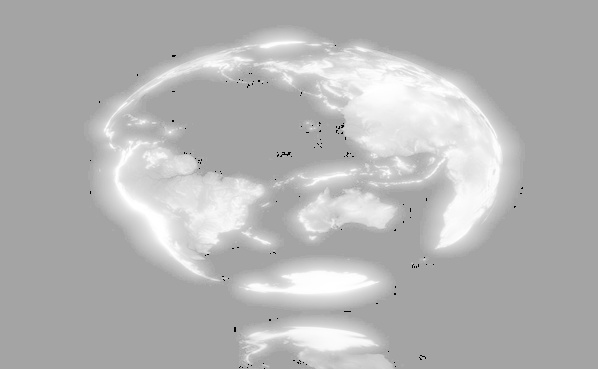
#> input picture sampleTests/Equalized_Image.jpg, 598 x 369 px
$ python -i hologram2.py   (imports and definitions only)
#> lines starting #> are read from the running program, lines starting #| are printed output that depends on the picture; after the words box and inside, x2 and y2 are one past the last pixel; in counts of white or black regions, pixels touching at a corner belong together; long printed decimals are rounded
#> further down, picture is the input picture: shape (369, 598, 3); min 0, max 255, mean 180.2
import cv2
import numpy as np
import base64

# Load the hologram image
def percentage(image):
    output_dict={}
    #image_path = "WhatsApp Image 2023-07-10 at 1.24.03 PM(2).jpeg"
    #image = cv2.imread(image_path)
    # Convert the image to grayscale
    gray = cv2.cvtColor(image, cv2.COLOR_BGR2GRAY)
    cv2.imwrite('Gray.jpg', gray)
    lower_green = (40, 50, 50)
    upper_green = (80, 255, 255)
    #cv2.imshow("gray", gray)
    # Apply image processing techniques to enhance hologram features
    # e.g., thresholding, edge detection, etc.
    _, threshold = cv2.threshold(gray, 0, 255, cv2.THRESH_BINARY + cv2.THRESH_OTSU)
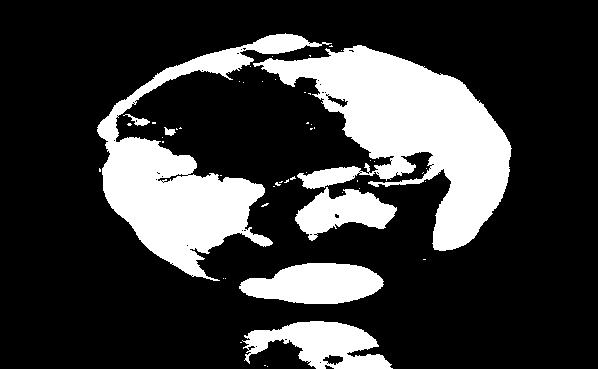
#> threshold: shape (369, 598); 23% white; 51 white regions (44 under 20 px), largest, box (x1, y1, x2, y2) and area: (253, 45, 512, 251) 22562, (97, 33, 332, 281) 16478, (239, 263, 384, 304) 4326
    # Perform contour detection
    edges = cv2.Canny(threshold, 100, 200)
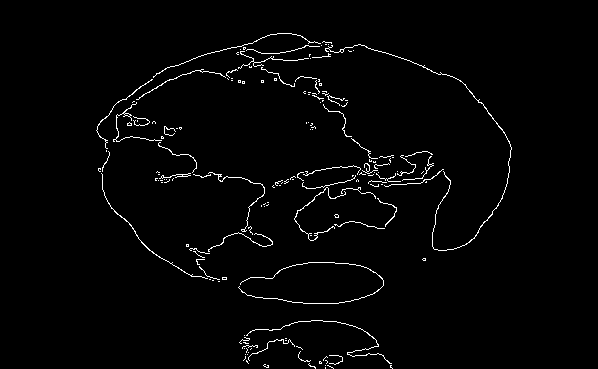
#> edges: shape (369, 598); 1.9% white in thin lines or dots, all inside (x1, y1, x2, y2) = (96, 33, 512, 369)
    contours, _ = cv2.findContours(edges, cv2.RETR_EXTERNAL, cv2.CHAIN_APPROX_SIMPLE)
#> contours = 166 contours, 160 with area under 20; largest, box (x1, y1, x2, y2) and area: (325, 44, 512, 251) 62, (101, 173, 208, 279) 32, (294, 187, 346, 241) 28, (208, 172, 265, 232) 25, (113, 102, 162, 142) 25, (96, 79, 153, 149) 22
    # Perform morphological operations to improve the thresholded mask
    kernel = cv2.getStructuringElement(cv2.MORPH_RECT, (5, 5))
    opened = cv2.morphologyEx(threshold, cv2.MORPH_OPEN, kernel)
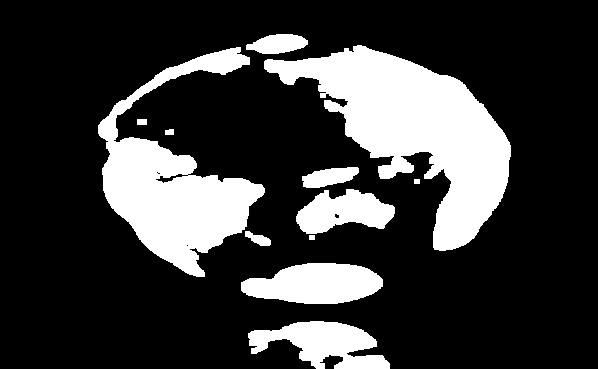
#> opened: shape (369, 598); 22.3% white; 12 white regions, largest, box (x1, y1, x2, y2) and area: (264, 45, 511, 251) 21123, (98, 47, 265, 277) 15024, (241, 263, 383, 304) 4315
    # Invert the mask to select the hologram region
    hologram_mask = cv2.bitwise_not(opened)
    # Calculate the ratio of hologram pixels to the total image pixels
    total_pixels = np.prod(hologram_mask.shape[:2])
#> total_pixels = 220662
    hologram_pixels = cv2.countNonZero(hologram_mask)
#> hologram_pixels = 171363
    hologram_percentage = (hologram_pixels / total_pixels) * 100
#> hologram_percentage = 77.66
    print(hologram_percentage)
#| 77.659
    # Iterate through the contours and analyze their properties
    if len(contours) > 0:
        output_dict["hologram Detected"] = "SuccessFul"
    else:
        output_dict["hologram Detected"] = "Fail"
    color_image = cv2.cvtColor(gray, cv2.COLOR_GRAY2BGR)
    for contour in contours:
        # Approximate the contour to reduce the number of vertices
        epsilon = 0.02 * cv2.arcLength(contour, True)
        approx = cv2.approxPolyDP(contour, epsilon, True)

        # Analyze the number of vertices in the contour
        num_vertices = len(approx)

        # Check if the contour shape resembles a typical hologram pattern
        # You may need to define specific conditions based on the hologram design
        if num_vertices >= 3 and num_vertices <= 10:
            # Perform additional checks or analysis to verify the contour as a hologram
            # e.g., aspect ratio, area, symmetry, color properties, etc.
            # You might need to experiment and adapt these checks based on your hologram design

        # If the contour passes the hologram detection criteria, mark it on the image
            cv2.drawContours(color_image, [approx], -1, (0, 255, 0), 2)
#> this loop made 166 passes
#> (epsilon, num_vertices) on passes 2, 3, 5: (0.193, 6), (0.29, 10), (0.426, 12)
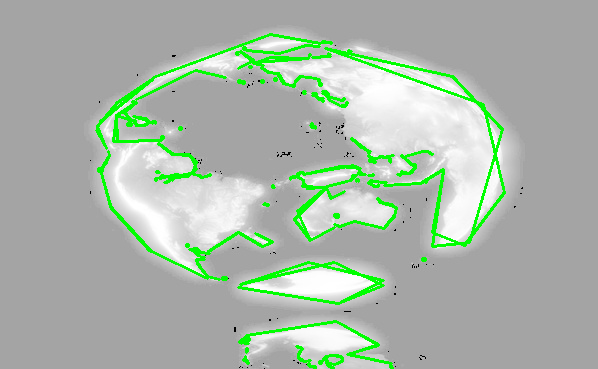
#> color_image: shape (369, 598, 3); 5.43% of pixels changed, all inside (x1, y1, x2, y2) = (95, 33, 506, 369)

    # Display the result
    cv2.imwrite("ColorImage.jpg",color_image)
    retval, buffer = cv2.imencode('.jpg', gray)
    image_bytes = buffer.tobytes()

    # Encode the image bytes as base64
    base64_image = base64.b64encode(image_bytes).decode('utf-8')
    #output_dict["hologram percentage"]=hologram_percentage
    #output_dict["hologram image"]=base64_image
    #cv2.waitKey(0)
    #cv2.destroyAllWindows()
    return output_dict


>>> import cv2
>>> picture = cv2.imread('sampleTests/Equalized_Image.jpg')
>>> result = percentage(picture)
#> result = {'hologram Detected': 'SuccessFul'}
